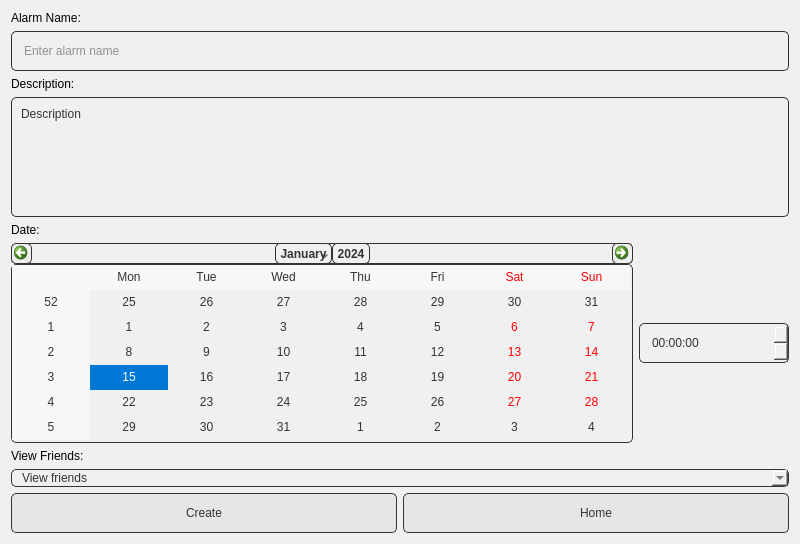
<?xml version="1.0" encoding="UTF-8"?>
<ui version="4.0">
 <class>Form</class>
 <widget class="QWidget" name="Form">
  <property name="geometry">
   <rect>
    <x>0</x>
    <y>0</y>
    <width>800</width>
    <height>500</height>
   </rect>
  </property>
  <property name="windowTitle">
   <string>Alarm Settings</string>
  </property>
  <property name="styleSheet">
   <string notr="true">background-color: #f0f0f0;</string>
  </property>
  
  <layout class="QVBoxLayout" name="verticalLayout">
   <item>
    <layout class="QVBoxLayout">
     <item>
      <widget class="QLabel" name="topicLabel">
       <property name="text">
        <string>Alarm Name:</string>
       </property>
      </widget>
     </item>
     <item>
      <widget class="QLineEdit" name="choose_topic">
       <property name="styleSheet">
        <string notr="true">border: 1px solid #333; color: #333; border-radius: 5px; padding-left: 10px;</string>
       </property>
       <property name="placeholderText">
        <string>Enter alarm name</string>
       </property>
       <property name="minimumSize">
        <size>
         <width>300</width>
         <height>40</height>
        </size>
       </property>
      </widget>
     </item>
    </layout>
   </item>
   
   <item>
    <layout class="QVBoxLayout">
     <item>
      <widget class="QLabel" name="descriptionLabel">
       <property name="text">
        <string>Description:</string>
       </property>
      </widget>
     </item>
     <item>
      <widget class="QPlainTextEdit" name="choose_text">
       <property name="styleSheet">
        <string notr="true">border: 1px solid #333; color: #333; border-radius: 5px; padding: 5px;</string>
       </property>
       <property name="plainText">
        <string>Description</string>
       </property>
       <property name="minimumSize">
        <size>
         <width>300</width>
         <height>120</height>
        </size>
       </property>
      </widget>
     </item>
    </layout>
   </item>
   
   <item>
    <layout class="QVBoxLayout">
     <item>
      <widget class="QLabel" name="dateLabel">
       <property name="text">
        <string>Date:</string>
       </property>
      </widget>
     </item>
     <item>
      <layout class="QHBoxLayout" name="horizontalLayout">
       <item>
        <widget class="QCalendarWidget" name="choose_date">
         <property name="styleSheet">
          <string notr="true">
           border: 1px solid #333; 
           color: #333; 
           border-radius: 5px;
           selection-background-color: #0078d7; 
           selection-color: white;
          </string>
         </property>
         <property name="minimumSize">
          <size>
           <width>200</width>
           <height>200</height>
          </size>
         </property>
        </widget>
       </item>
       
       <item>
        <widget class="QTimeEdit" name="choose_time">
         <property name="styleSheet">
          <string notr="true">border: 1px solid #333; color: #333; border-radius: 5px; padding-left: 10px;</string>
         </property>
         <property name="minimumSize">
          <size>
           <width>150</width>
           <height>40</height>
          </size>
         </property>
        </widget>
       </item>
      </layout>
     </item>
    </layout>
   </item>
   
   <item>
    <layout class="QVBoxLayout">
     <item>
      <widget class="QLabel" name="viewLabel">
       <property name="text">
        <string>View Friends:</string>
       </property>
      </widget>
     </item>
     <item>
      <widget class="QComboBox" name="choose_unical">
       <property name="styleSheet">
        <string notr="true">border: 1px solid #333; color: #333; border-radius: 5px; padding-left: 10px;</string>
       </property>
       <item>
        <property name="text">
         <string>View friends</string>
        </property>
       </item>
       <item>
        <property name="text">
         <string>No view friends</string>
        </property>
       </item>
      </widget>
     </item>
    </layout>
   </item>
   
   <item>
    <layout class="QHBoxLayout" name="buttonLayout">
     <item>
      <widget class="QPushButton" name="create_button">
       <property name="styleSheet">
        <string notr="true">border: 1px solid #333; color: #333; border-radius: 5px; background-color: #e6e6e6;</string>
       </property>
       <property name="text">
        <string>Create</string>
       </property>
       <property name="minimumSize">
        <size>
         <width>100</width>
         <height>40</height>
        </size>
       </property>
      </widget>
     </item>
     
     <item>
      <widget class="QPushButton" name="home_button">
       <property name="styleSheet">
        <string notr="true">border: 1px solid #333; color: #333; border-radius: 5px; background-color: #e6e6e6;</string>
       </property>
       <property name="text">
        <string>Home</string>
       </property>
       <property name="minimumSize">
        <size>
         <width>100</width>
         <height>40</height>
        </size>
       </property>
      </widget>
     </item>
    </layout>
   </item>
  </layout>
 </widget>
 <resources/>
 <connections/>
</ui>
